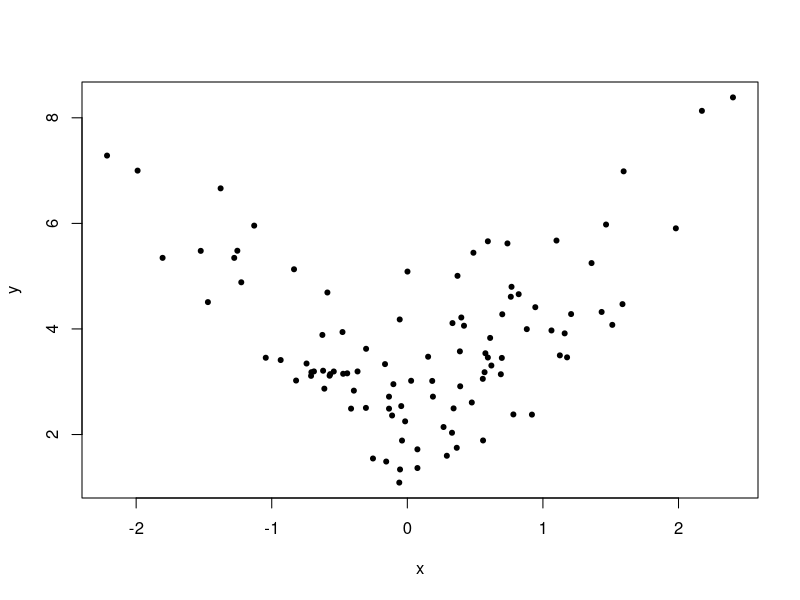
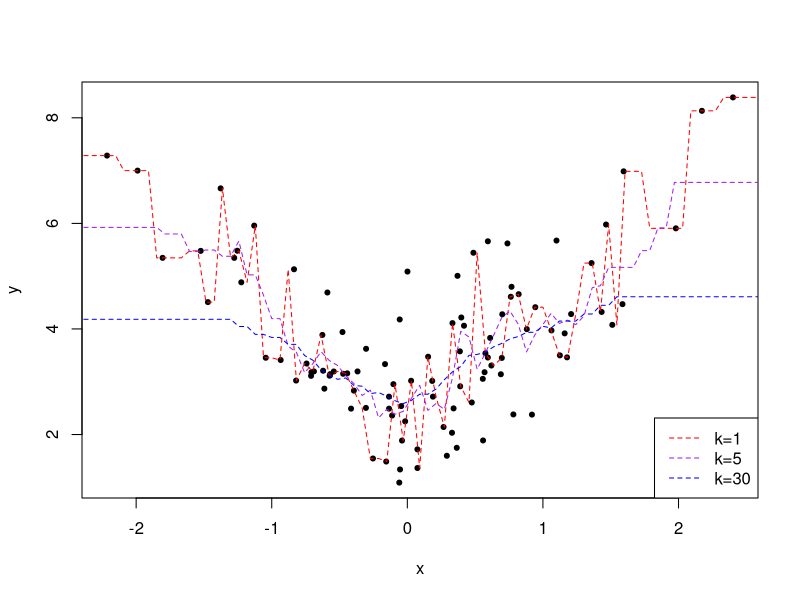

Generate these figures, in order, with R:
set.seed(1)
library(FNN)

x <- sort(rnorm(100))
y<- 3+x^2 + rnorm(100)
plot(x, y, pch = 20)
eval.n = 100
eval.point = seq(-3,3, length= eval.n)
plot(x, y, pch = 20)
idx_1 <- knnx.index(x, eval.point , k = 1)
idx_5 <- knnx.index(x, eval.point , k = 5)
idx_30 <- knnx.index(x, eval.point , k = 30)

yhat_1 = rep(0,eval.n)
yhat_5 = rep(0,eval.n)
yhat_30 = rep(0,eval.n)
for (i in 1:eval.n)
{
  yhat_1[i]<-mean(y[idx_1[i,]])
  yhat_5[i]<-mean(y[idx_5[i,]])
  yhat_30[i]<-mean(y[idx_30[i,]])
}

lines(eval.point , yhat_1, type= 'l', lty = 2, col = 'red')
lines(eval.point , yhat_5, type= 'l', lty = 2, col = 'purple')
lines(eval.point , yhat_30, type= 'l', lty = 2, col = 'blue')

legend("bottomright", c("k=1", "k=5", "k=30"), col=c("red", "purple", "blue"), lty=c(2,2,2))
